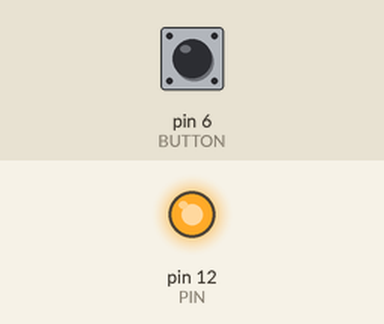
Simulated run of this sketch. Board: Arduino Pro Mini, built with avr-gcc and run on an emulated ATmega328P. On the bench: output pins drawn as LEDs (lit = HIGH). Dashed ring = blinking. The test bench sets the inputs (shaded band); at power-on: pin 6 (BUTTON) HIGH.

Above: at 1.2 s.
1.3 s: pin 6 (BUTTON) pulled LOW for 3.2 s
At 5.6 s:
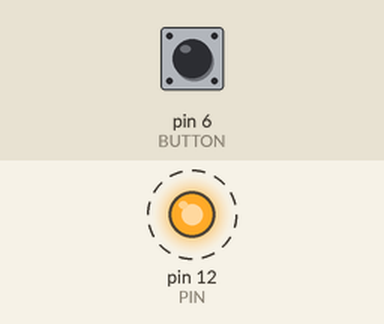
Timing chart, 0 to 7.1 s (numbered marks = the images above; inputs shaded):
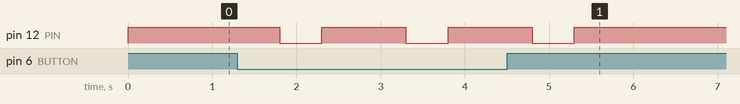

Measured:
- after the input at 1.3 s, pin 12 (PIN): alternates HIGH for 1.0 s and LOW for 0.50 s, 6 changes in all, then stays HIGH, starting after 0.50 s

The sketch:

sound_board.ino
```cpp
// A simple trigger for the Adafruit Audio FX Sound Board
// For complete info on the sound board, see https://learn.adafruit.com/adafruit-audio-fx-sound-board/overview

/*
This is a simple test of a direct trigger of the Audio FX Sounds Board from an Arduino.
For my test, I used an Arduino Pro Mini running at 3.3v & 8mHz. Digital pin #4 of the Arduino
was connected to trigger pin #0 of the Sound Board, and I tied them to a common ground. I powered
Sound Board via a USB external battery for the initial tests, and the Arduino via the FTDI cable.
For later tests, I powered the Sound Board via the Arduino's VCC (3v) pin directly.
*/

#define PIN 12
#define BUTTON 6 // put a simple button on pin 2 to enable/disable sound playback

void setup() {
  pinMode(BUTTON, INPUT_PULLUP);
  setupSound(PIN);
}

void loop() {
  if (digitalRead(BUTTON) == LOW) {
    delay(500);
    activateSound(PIN);
    delay(500);
    Serial.println("pressed button");
  }
}

void setupSound(int pin) {
  Serial.println("Setting up Sound");
  pinMode(pin, OUTPUT);
  digitalWrite(pin, HIGH); // Set the pin high as the default state
}

void activateSound(int pin) {
  Serial.println("Activating Sound");
  digitalWrite(pin, LOW); // bring the pin low to begin the activation
  /*
  According to the documentation, the Audio FX board needs 50ms to trigger. However,
  I've found that coming from my 3.3v Arduino Pro, it needs 100ms to get the trigger
  the going
  */
  delay(500); // hold the pin low long enough to trigger the board; may need to be longer for consistent triggering
  digitalWrite(pin, HIGH);// bring the pin high again to end the activation
}
```
